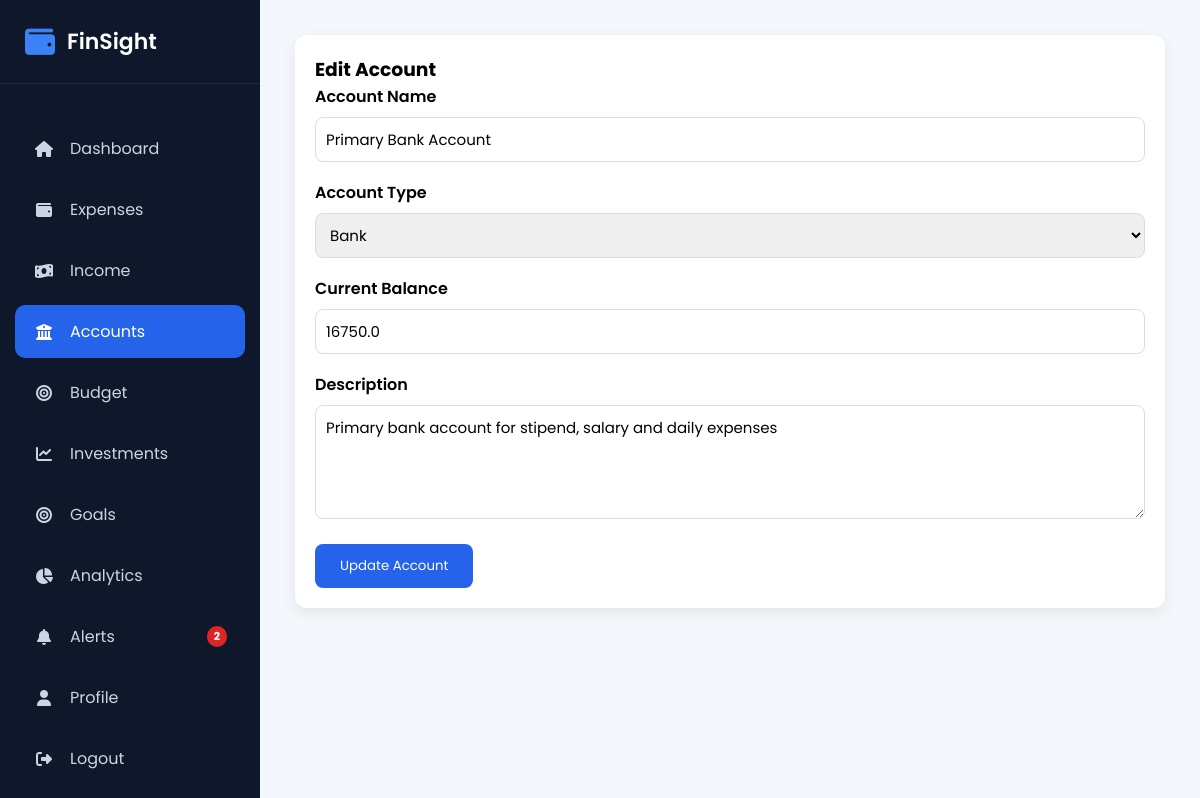
Page /accounts/edit/3 (signed in) on the committed database.
### models/account.py (models this page shows, shortened)
class Account(db.Model):
    __tablename__ = "accounts"
    id = db.Column(db.Integer, primary_key=True)
    account_name = db.Column(
        db.String(100),
        nullable=False
    )
    account_type = db.Column(
        db.String(50),
        nullable=False
    )
    balance = db.Column(
        db.Float,
        nullable=False,
        default=0
    )
    description = db.Column(
        db.Text
    )
    created_at = db.Column(
        db.DateTime,
        default=datetime.utcnow
    )
    user_id = db.Column(
        db.Integer,
        db.ForeignKey("users.id"),
        nullable=False
    )
    expenses = db.relationship(
        "Expense",
        back_populates="account",
        cascade="all, delete-orphan",
        lazy=True
    )

### routes/account.py (the view, shortened to what this page needs)
@account.route("/accounts/edit/<int:id>", methods=["GET", "POST"])
@login_required
def edit_account(id):
    account_data = Account.query.filter_by(
        id=id,
        user_id=current_user.id
    ).first_or_404()
    return render_template(
        "edit_account.html",
        account=account_data
    )

### app.py (called while the page is built)
@login_manager.user_loader
def load_user(user_id):
    return User.query.get(int(user_id))

@app.context_processor
def inject_global_vars():
    if current_user.is_authenticated:
        unread_count = FinancialAlert.query.filter_by(user_id=current_user.id, is_read=False).count()
        return dict(unread_alerts_count=unread_count)
    return dict(unread_alerts_count=0)

### templates/edit_account.html (shortened to what this page needs)
{% extends "layout.html" %}
{% block css %}
<link rel="stylesheet" href="{{ url_for('static', filename='css/account.css') }}">
{% endblock %}
{% block content %}
<div class="account-container">
    <div class="account-form">
        <h3>Edit Account</h3>
        <form method="POST">
            <div class="form-group">
                <label>Account Name</label>
                <input
                    type="text"
                    name="account_name"
                    value="{{ account.account_name }}"
                    required
                >
            </div>
            <div class="form-group">
                <label>Account Type</label>
                <select name="account_type" required>
                    <option value="Bank" {% if account.account_type=="Bank" %}selected{% endif %}>Bank</option>
                </select>
            </div>
            <div class="form-group">
                <label>Current Balance</label>
                <input
                    type="number"
                    step="0.01"
                    name="balance"
                    value="{{ account.balance }}"
                    required
                >
            </div>
            <div class="form-group">
                <label>Description</label>
                <textarea
                    name="description"
                    rows="4"
                >{{ account.description }}</textarea>
            </div>
            <button class="btn-save" type="submit">
                Update Account
            </button>
        </form>
    </div>
</div>
{% endblock %}

### static/css/layout.css (style rules this page uses)
* { margin:0; padding:0; box-sizing:border-box; font-family:'Poppins',sans-serif; }
body { background:#f4f7fc; }

### static/css/account.css (style rules this page uses)
.account-container { display:flex; gap:30px; align-items:flex-start; flex-wrap:wrap; }
.account-form, .account-table { background:#ffffff; border-radius:12px; padding:20px; box-shadow:0 5px 15px rgba(0,0,0,.08); }
.account-form { flex:1; min-width:320px; }
.form-group { margin-bottom:18px; }
.form-group label { display:block; margin-bottom:8px; font-weight:600; }
.form-group input, .form-group select, .form-group textarea { width:100%; padding:10px; border:1px solid #ddd; border-radius:8px; font-size:15px; }
.btn-save { background:#2563EB; color:white; border:none; padding:12px 25px; border-radius:8px; cursor:pointer; }

### rows in the picture
Account: account_name "Primary Bank Account", balance "16750.0", description "Primary bank account for stipend, salary and daily expenses"

### other values in the picture
{{ unread_alerts_count }} "2"
